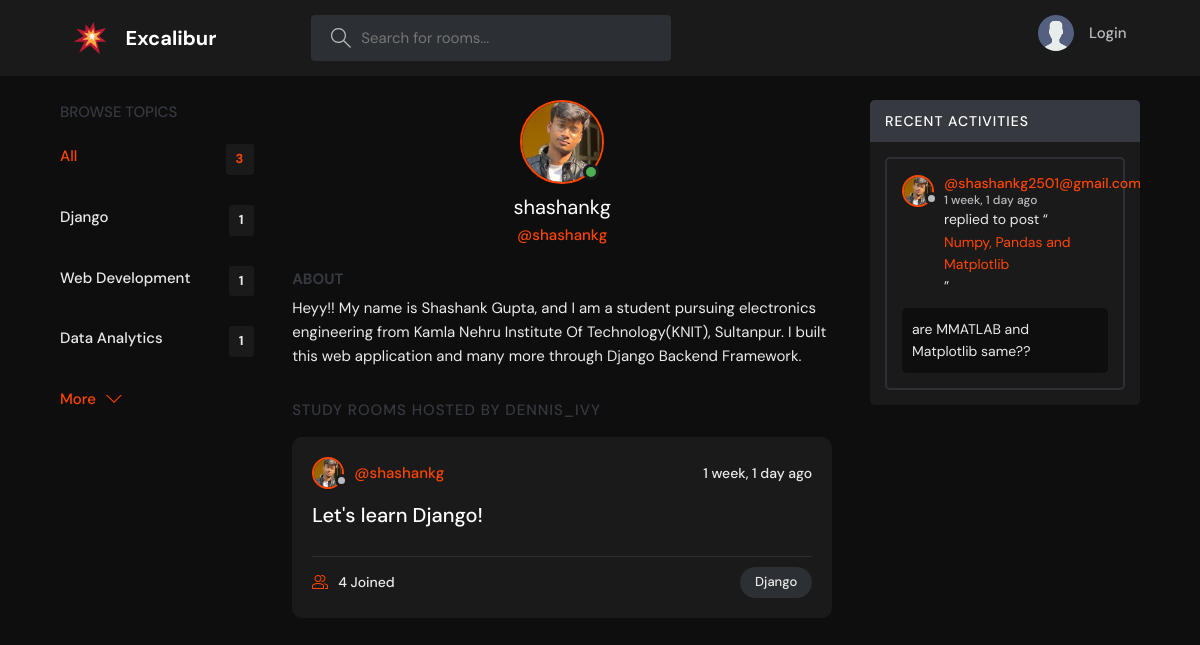
Page /profile/1/ on the committed database.
### base/models.py (models this page shows, shortened)
class Topic(models.Model):
    name = models.CharField(max_length=200)

class User(AbstractUser):
    name = models.CharField(max_length =200, null=True)
    email = models.EmailField(unique = True, null= True)
    bio = models.TextField(null=True)
    avatar = models.ImageField(null= True, default= "avatar.svg")
    USERNAME_FIELD = 'email'
    REQUIRED_FIELDS = []

class Room(models.Model):
    host = models.ForeignKey(User, on_delete =models.SET_NULL, null =True)
    topic = models.ForeignKey(Topic, on_delete =models.SET_NULL, null =True)
    name = models.CharField(max_length=200)
    description = models.TextField(null = True, blank = True)
    participants = models.ManyToManyField(User, related_name= 'participants', blank = True)
    updated = models.DateTimeField(auto_now=True)
    created  = models.DateTimeField(auto_now_add=True)
    class Meta:
        ordering = ['-updated','-created']
    def __str__(self):
        return self.name

class Message(models.Model):
    user = models.ForeignKey(User, on_delete=models.CASCADE)
    room = models.ForeignKey(Room, on_delete =models.CASCADE)
    body = models.TextField()
    updated = models.DateTimeField(auto_now=True)
    created  = models.DateTimeField(auto_now_add=True)
    class Meta:
        ordering = ['-updated','-created']

### base/views.py (the view)
# urls.py: path('profile/<str:pk>/', views.userProfile, name = "user-profile"),
def userProfile(request,pk):
    user = User.objects.get(id=pk)
    rooms = user.room_set.all()
    room_messages = user.message_set.all()
    topics = Topic.objects.all()
    context = {'user':user, 'rooms':rooms, 'room_messages':room_messages, 'topics':topics}
    return render(request, 'base/profile.html',context)

### base/templates/base/profile.html (shortened to what this page needs)
{% extends 'main.html'%}
{% block content %}
  <main class="profile-page layout layout--3">
    <div class="container">
      {% include 'base/topics_component.html' %}
      <div class="roomList">
        <div class="profile">
          <div class="profile__avatar">
            <div class="avatar avatar--large active">
              <img src="{{user.avatar.url}}" />
            </div>
          </div>
          <div class="profile__info">
            <h3>{{user.username}}</h3>
            <p>@{{user.username}}</p>
          </div>
          <div class="profile__about">
            <h3>About</h3>
            <p>
              {{user.bio}}
            </p>
          </div>
        </div>
        <div class="roomList__header">
          <div>
            <h2>Study Rooms Hosted by dennis_ivy</a>
            </h2>
          </div>
        </div>
        {% include 'base/feed_component.html' %}
      </div>
      {% include 'base/activity_component.html' %}
    </div>
  </main>
{% endblock content %}

### templates/main.html (shortened to what this page needs)
<!DOCTYPE html>
{% load static %}
<html lang="en">
  <head>
    <link rel="stylesheet" href="{% static 'styles/newstyles.css' %}" />
  </head>
  <body>
    {% include 'navbar.html' %}
    {% block content %}{% endblock %}
  </body>
</html>

### templates/navbar.html (shortened to what this page needs)
{% load static %}
<header class="header header--loggedIn">
    <div class="container">
      <a href="{% url 'home' %}" class="header__logo">
        <img src="{% static 'images/fire.svg'%}" />
        <h1>Excalibur</h1>
      </a>
      <form class="header__search" method = "GET" action ="{% url 'home'%}" >
        <label>
          <input name = 'q' placeholder="Search for rooms..." />
        </label>
      </form>
      <nav class="header__menu">
        {% if request.user.is_authenticated %}
        <div class="header__user">
          <a href="{% url 'user-profile' user.id %}">
            <div class="avatar avatar--medium active">
              <img src="{{request.user.avatar.url}}" />
            </div>
            <p>{{request.user.username}} <span>@{{request.user.username}}</span></p>
          </a>
          <button class="dropdown-button">
            <svg version="1.1" xmlns="http://www.w3.org/2000/svg" width="32" height="32" viewBox="0 0 32 32">
              <title>chevron-down</title>
              <path d="M16 21l-13-13h-3l16 16 16-16h-3l-13 13z"></path>
            </svg>
          </button>
        </div>
        {% else %}
            <a href="{% url 'login' %}">
            <img src="{% static 'images/avatar.svg' %}" />
            <p>Login</p>
            </a>
        {% endif %}
      </nav>
    </div>
  </header>

### base/templates/base/topics_component.html
<div class="topics">
    <div class="topics__header">
      <h2>Browse Topics</h2>
    </div>
    <ul class="topics__list">
      <li>
        <a href="{% url 'home' %}" class="active">All <span>{{topics.count}}</span></a>
      </li>
      {% for topic in topics %}
      <li>
        <a href="{% url 'home' %}?q={{topic.name}}"> {{topic.name}}<span>{{topic.room_set.all.count}}</span></a>
      </li>
      {% endfor %}
    </ul>
    <a class="btn btn--link" href="{% url 'topics' %}">
      More
      <svg version="1.1" xmlns="http://www.w3.org/2000/svg" width="32" height="32" viewBox="0 0 32 32">
        <title>chevron-down</title>
        <path d="M16 21l-13-13h-3l16 16 16-16h-3l-13 13z"></path>
      </svg>
    </a>
  </div>

### base/templates/base/feed_component.html (shortened to what this page needs)
{% for room in rooms%}
<div class="roomListRoom">
    <div class="roomListRoom__header">
      <a href= "{% url 'user-profile' room.host.id %}" class="roomListRoom__author">
        <div class="avatar avatar--small">
          <img src="{{room.host.avatar.url}}" />
        </div>
        <span>@{{room.host.username}}</span>
      </a>
      <div class="roomListRoom__actions">
        <span>{{room.created|timesince}} ago</span>
      </div>
    </div>
    <div class="roomListRoom__content">
      <a href="{% url 'room' room.id %}">{{room.name}}</a>
    </div>
    <div class="roomListRoom__meta">
      <a href="{% url 'room' room.id %}" class="roomListRoom__joined">
        {{room.participants.all.count}} Joined
      </a>
      <p class="roomListRoom__topic">{{room.topic.name}}</p>
    </div>
  </div>
  {% endfor %}

### base/templates/base/activity_component.html (shortened to what this page needs)
<div class="activities">
  <div class="activities__header">
    <h2>Recent Activities</h2>
  </div>
  {% for message in room_messages %}
  <div class="activities__box">
    <div class="activities__boxHeader roomListRoom__header">
      <a href= "{% url 'user-profile' message.user.id %}" class="roomListRoom__author">
        <div class="avatar avatar--small">
          <img src="{{message.user.avatar.url}}" />
        </div>
        <p>
          @{{message.user}}
          <span>{{message.created|timesince}} ago</span>
        </p>
      </a>
    </div>
    <div class="activities__boxContent">
      <p>replied to post “<a href="{% url 'room' message.room.id %}">{{message.room}}</a>”</p>
      <div class="activities__boxRoomContent">
        {{message.body}}
      </div>
    </div>
  </div>
  {% endfor %}
</div>

### rows in the picture
Topic: name "Django", room_set.all.count "1"
Topic: name "Web Development", room_set.all.count "1"
Topic: name "Data Analytics", room_set.all.count "1"
User: avatar (picture), username "shashankg", bio "Heyy!! My name is Shashank Gupta, and I am a student pursuing electronics engineering from Kamla Nehru Institute Of Technology(KNIT), Sultanpur. I built this web application and many more through Django Backend Framework."
Room: host.avatar (picture), host.username "shashankg", created "1 week, 1 day", name "Let's learn Django!", participants.all.count "4", topic.name "Django"
Message: user.avatar (picture), user "shashankg2501@gmail.com", created "1 week, 1 day", room "Numpy, Pandas and Matplotlib", body "are MMATLAB and Matplotlib same??"

### other values in the picture
{{ topics.count }} "3"
